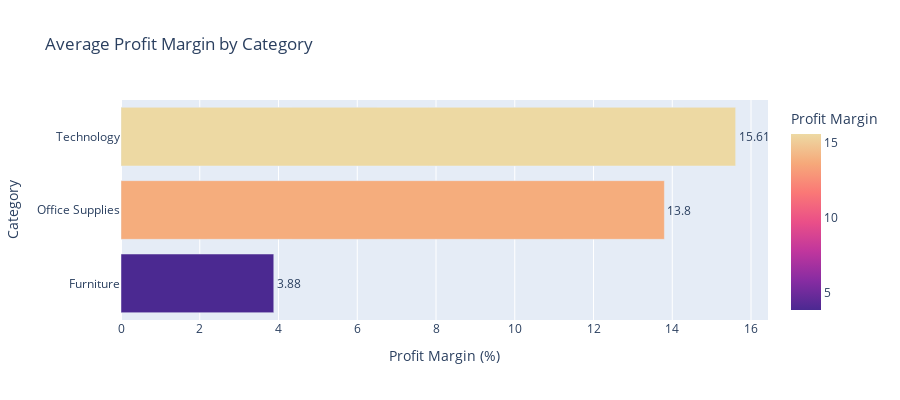

Notebook code cell kept with this figure:
### Markdown cell above
## 10. Efficiency Metric: Profit Margin Analysis

Profit margin is the ultimate measure of operational efficiency. It tells us how many cents of profit we keep for every dollar of sales.

### Code cell
# Calculate profit margin percentage
df['Profit Margin'] = (df['Profit'] / df['Sales']) * 100

# Calculate average profit margin by category
profit_margin_by_category = (
    df.groupby('Category', as_index=False)['Profit Margin'].mean().round(2)
    .sort_values('Profit Margin', ascending=True)
)

# Create horizontal bar chart
fig = px.bar(
    profit_margin_by_category, x='Profit Margin', y='Category', orientation='h',
    title='Average Profit Margin by Category', color='Profit Margin', color_continuous_scale='agsunset'
)
fig.update_layout(width=900, height=400, xaxis_title='Profit Margin (%)', yaxis_title='Category')
fig.update_traces(text=profit_margin_by_category['Profit Margin'], textposition='outside')
fig.show()

### Figure 1 — Plotly figure (JSON) as saved in the notebook; plotly's stock layout.template omitted (floating-point values rounded to 4 significant figures)
{"data": [{"hovertemplate": "Profit Margin=%{marker.color}<br>Category=%{y}<extra></extra>", "legendgroup": "", "marker": {"color": [3.88, 13.8, 15.61], "coloraxis": "coloraxis", "pattern": {"shape": ""}}, "name": "", "orientation": "h", "showlegend": false, "text": [3.88, 13.8, 15.61], "textposition": "outside", "type": "bar", "x": [3.88, 13.8, 15.61], "xaxis": "x", "y": ["Furniture", "Office Supplies", "Technology"], "yaxis": "y"}], "layout": {"barmode": "relative", "coloraxis": {"colorbar": {"title": {"text": "Profit Margin"}}, "colorscale": [[0, "rgb(75, 41, 145)"], [0.1667, "rgb(135, 44, 162)"], [0.3333, "rgb(192, 54, 157)"], [0.5, "rgb(234, 79, 136)"], [0.6667, "rgb(250, 120, 118)"], [0.8333, "rgb(246, 169, 122)"], [1, "rgb(237, 217, 163)"]]}, "height": 400, "legend": {"tracegroupgap": 0}, "title": {"text": "Average Profit Margin by Category"}, "width": 900, "xaxis": {"anchor": "y", "domain": [0, 1], "title": {"text": "Profit Margin (%)"}}, "yaxis": {"anchor": "x", "domain": [0, 1], "title": {"text": "Category"}}}}
